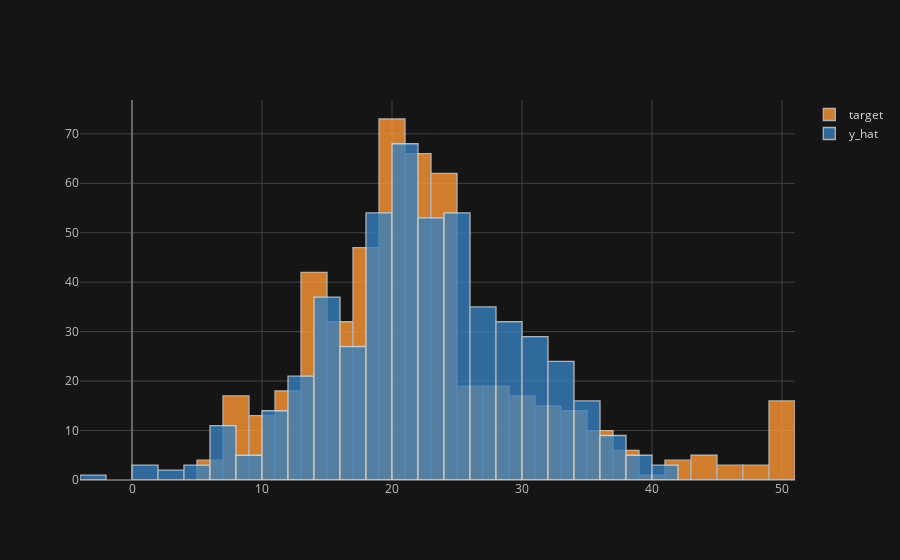

The code cell stored with this chart in its notebook:
### Code cell
df[["target", "y_hat"]].iplot(kind="hist")

### Figure 1 — Plotly figure (JSON) as saved in the notebook; plotly's stock layout.template omitted (floating-point values rounded to 4 significant figures; data arrays with more than 128 entries replaced by an {"elided": "..."} marker saying what was removed)
{"data": [{"histfunc": "count", "histnorm": "", "marker": {"color": "rgba(255, 153, 51, 1.0)", "line": {"color": "#D9D9D9", "width": 1.3}}, "name": "target", "opacity": 0.8, "orientation": "v", "type": "histogram", "x": {"elided": "506 float values"}}, {"histfunc": "count", "histnorm": "", "marker": {"color": "rgba(55, 128, 191, 1.0)", "line": {"color": "#D9D9D9", "width": 1.3}}, "name": "y_hat", "opacity": 0.8, "orientation": "v", "type": "histogram", "x": {"elided": "506 float values"}}], "layout": {"barmode": "overlay", "legend": {"bgcolor": "#151516", "font": {"color": "#D9D9D9"}}, "paper_bgcolor": "#151516", "plot_bgcolor": "#151516", "title": {"font": {"color": "#D9D9D9"}}, "xaxis": {"gridcolor": "#434343", "showgrid": true, "tickfont": {"color": "#C2C2C2"}, "title": {"font": {"color": "#D9D9D9"}, "text": ""}, "zerolinecolor": "#666570"}, "yaxis": {"gridcolor": "#434343", "showgrid": true, "tickfont": {"color": "#C2C2C2"}, "title": {"font": {"color": "#D9D9D9"}, "text": ""}, "zerolinecolor": "#666570"}}}
